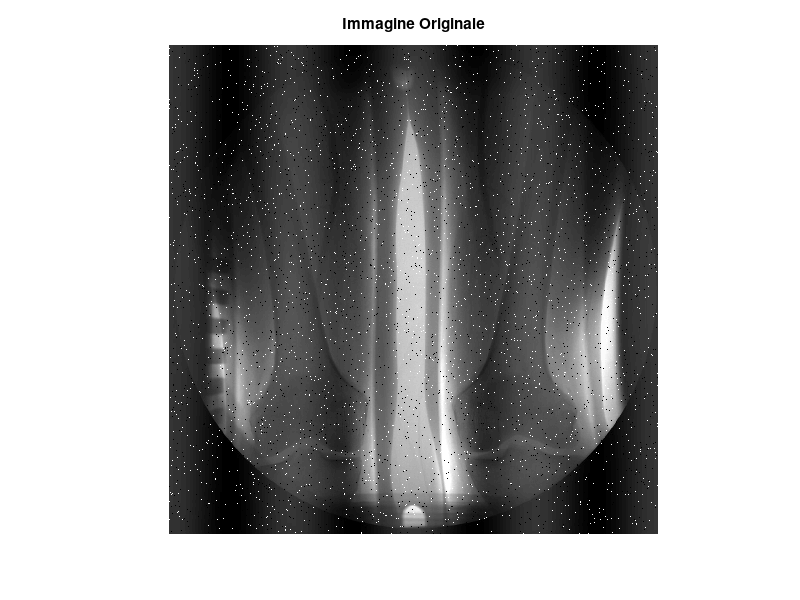
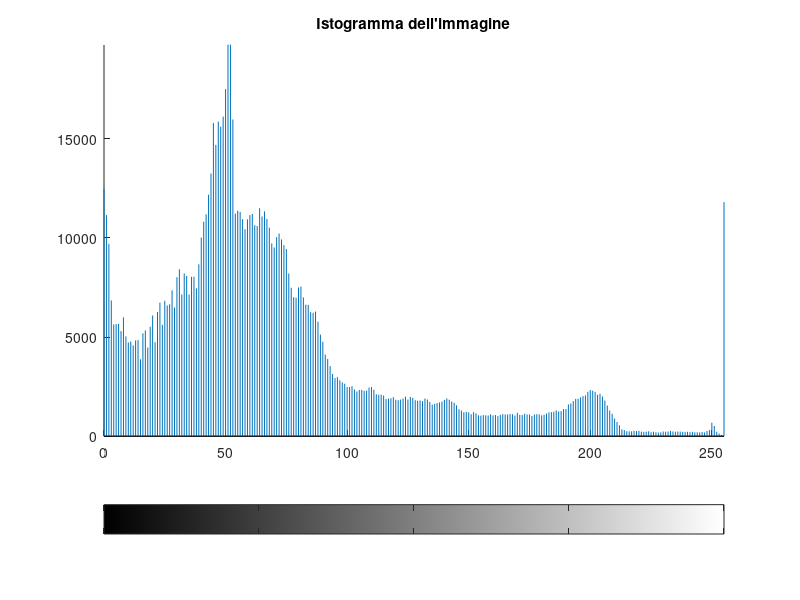
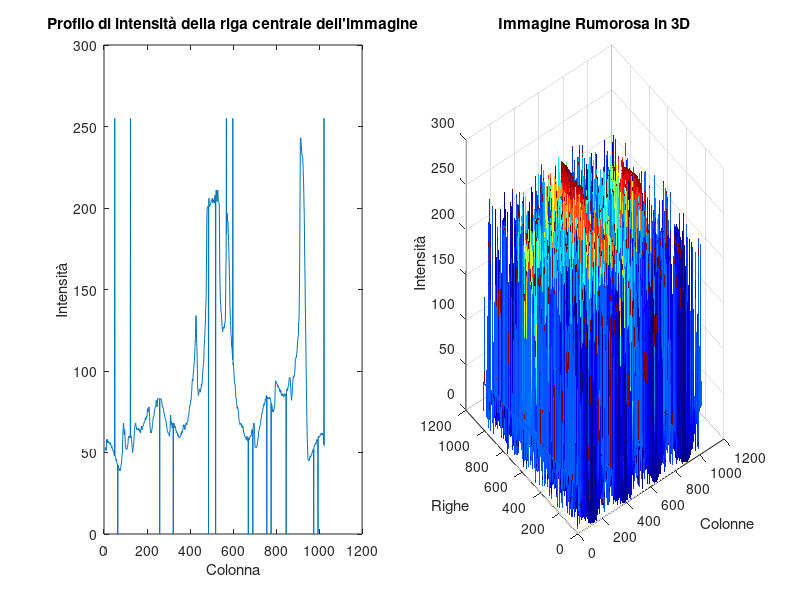
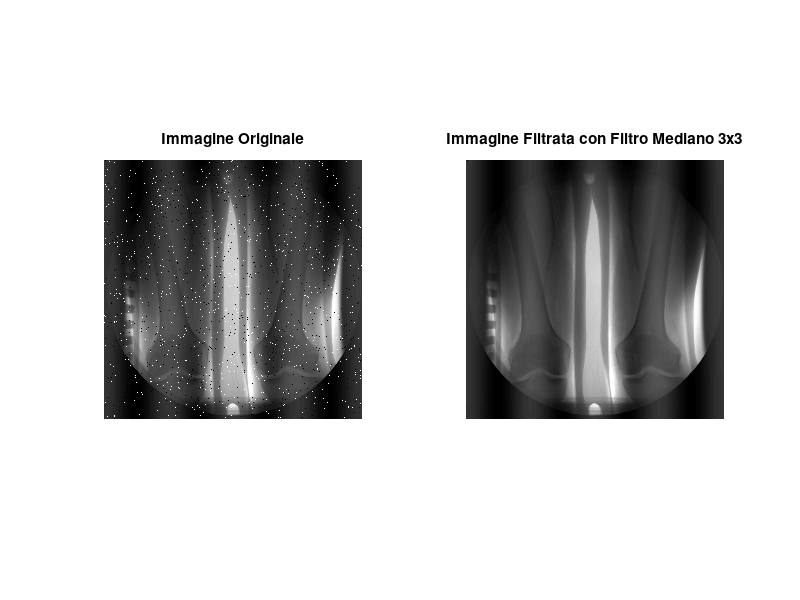

MATLAB code for these plots, in order: (Note: this script raises an error after producing the figures.)
clear;
clc; 
close all;

%% Caricamento dell'immagine dal file .mat

load('es3_2024.mat');
noisy_img = img2; % 1024x1024 uint8

figure;
imshow(noisy_img, []);
title('Immagine Originale');

%% Visualizzazione dell'istogramma dell'immagine
% Dall'istogramma si può notare che l'immagine presenta : picco in corrispondenza del valore 0 e 255, e una campana centrata in 52 (valore più frequente dell'immagine).

figure;
imhist(noisy_img);
title('Istogramma dell''immagine');

%% Visualizzazione del profilo di intensità della riga centrale dell'immagine
% Per visualizzare al meglio come varia l'intensità nell'immagine si è scelto di visualizzare il profilo di intensità della riga centrale, dato che è quella che copre un ampio range di valori.
% Si può notare che il segnale è rumoroso. Infatti presenta degli spike "positivi" (255) e "negativi" campoionati randomicamente. --> Rumore SALE E PEPE
% Per rafforzare questa tesi (e vedere che il rumore non è presente solo nella riga centrale) plotto anche l'intera immagine in uno spazio 3D (terza dimensione = intensità).

row = round(size(noisy_img, 1)/2);
intensity_profile = noisy_img(row, :);

[X, Y] = meshgrid(1:size(noisy_img, 2), 1:size(noisy_img, 1));

figure;
subplot(1, 2, 1);
plot(intensity_profile);
title('Profilo di intensità della riga centrale dell''immagine');
xlabel('Colonna');
ylabel('Intensità');

subplot(1, 2, 2);
surf(X, Y, noisy_img, 'EdgeColor', 'none');
title('Immagine Rumorosa in 3D');
xlabel('Colonne');
ylabel('Righe');
zlabel('Intensità');
colormap jet;

%% Applicazione filtro mediano all'immagine
% Essendo presente rumore di tipo sale e pepe, si è scelto di utilizzare un filtro mediano per la rimozione del rumore.
% Sono state provate diverse dimensioni della finestra del filtro mediano e per ognuna di esse sono stati calcolati il SNR e il PSNR.
% Infine è stata scelta la dimensione della finestra che ha portato a maggiori valori di SNR e PSNR.
% N.B. Per il calcolo delle metriche si è considerata l'immagine filtrata come stima del segnale pulito.


% Calcolo del SNR e del PSNR per diverse dimensioni della finestra del filtro mediano
for window_size = 3:12
    % Applico il filtro mediano con la finestra corrente
    img_filtered = medfilt2(noisy_img, [window_size window_size]);
    
    % Calcolo la potenza del segnale: uso l'immagine filtrata come stima del segnale
    signal_power = mean(img_filtered(:).^2);
    
    % Calcolo la potenza del rumore: differenza tra l'immagine rumorosa e quella filtrata
    noise_power = mean((noisy_img(:) - img_filtered(:)).^2);
    
    % Calcolo del rapporto SNR
    SNR = 10 * log10(signal_power / noise_power);
    
    % Calcolo dell'MSE tra l'immagine rumorosa e quella filtrata
    MSE = mean((noisy_img(:) - img_filtered(:)).^2);
    
    % Calcolo del PSNR
    PSNR = 10 * log10(255^2 / MSE);
    
    % Stampo i risultati per la finestra corrente
    disp(['Window Size: ', num2str(window_size), ' - SNR: ', num2str(SNR), ' dB, PSNR: ', num2str(PSNR), ' dB']);
end

% Scelgo la finestra con i risultati migliori
img_filtered = medfilt2(noisy_img, [3 3]);

%% Risultati post-filtro mediano 3x3
% Dopo aver applicato il filtro mediano 3x3 si può notare che il rumore di tipo sale e pepe è stato rimosso dall'immagine.
% Ciò è confermato anche dal profilo di intensità della riga centrale dell'immagine filtrata e dalla distribuzione 3D dell'immagine filtrata (che risultano piu "smooth")
% Una volta eliminato il rumore sale e pepe, si è più facile vedere come ci sia anche un'altra componente rumorosa.
% Quest'ultima è una sinusoide 2D che varia solo lungo x con ampiezza massima 26 (metà del picco dell'istogramma 52) e frequenza 4/1024 e fase 0. Visibile nella mesh dell'immagine post-filtro mediano.

figure;
subplot(1, 2, 1);
imshow(noisy_img, []);
title('Immagine Originale');

subplot(1, 2, 2);
imshow(img_filtered, []);
title('Immagine Filtrata con Filtro Mediano 3x3');

figure;
subplot(2, 2, 1);
plot(intensity_profile);
title('Profilo di intensità della riga centrale dell''immagine rumorosa');

subplot(2, 2, 2);
intensity_profile_filtered = img_filtered(row, :);
plot(intensity_profile_filtered);
title('Profilo di intensità della riga centrale dell''immagine post-filtro mediano');

subplot(2, 2, 3);
surf(X, Y, noisy_img, 'EdgeColor', 'none');
title('Immagine Rumorosa in 3D');

subplot(2, 2, 4);
surf(X, Y, img_filtered, 'EdgeColor', 'none');
title('Immagine post-filtro mediano in 3D');

%% Calcolo il parametro d con cui è stato aggiunto il rumore all'immagine (noisy_img = imnoise(img, 'salt & pepper', d))

% Conto i pixel neri (0) nell'immagine rumorosa
num_black_noisy = sum(noisy_img(:) == 0);

% Conto i pixel neri (0) nell'immagine filtrata
num_black_filtered = sum(img_filtered(:) == 0);

% Calcolo il numero di pixel "pepper" (neri aggiunti dal rumore)
num_pepper_pixels = num_black_noisy - num_black_filtered;

% Conto i pixel bianchi (255) nell'immagine rumorosa
num_white_noisy = sum(noisy_img(:) == 255);

% Conto i pixel bianchi (255) nell'immagine filtrata
num_white_filtered = sum(img_filtered(:) == 255);

% Calcolo il numero di pixel "salt" (bianchi aggiunti dal rumore)
num_salt_pixels = num_white_noisy - num_white_filtered;

% Calcolo il numero totale di pixel alterati (salt + pepper)
num_altered_pixels = num_salt_pixels + num_pepper_pixels;

% Calcolo la densità del rumore d
total_pixels = numel(noisy_img);  % Numero totale di pixel nell'immagine
d = num_altered_pixels / total_pixels;  % Densità del rumore

% Visualizzo i risultati e i due istogrammi
disp(['Numero di pixel "pepper" (neri): ', num2str(num_pepper_pixels)]);
disp(['Numero di pixel "salt" (bianchi): ', num2str(num_salt_pixels)]);
disp(['Densità totale del rumore d: ', num2str(d)]);

figure;
imhist(noisy_img);
hold on;
imhist(img_filtered);
title('Istogramma dell''immagine rumorosa e dell''immagine filtrata');
legend('Immagine Rumorosa', 'Immagine Filtrata');

%% Mappa del rumore sale e pepe
% Identifico i pixel di rumore "pepper" e "salt" come i pixel neri (0) e bianchi (255) nell'immagine rumorosa che sono stati cambiati dopo il filtraggio.

% Identifico i pixel di rumore "pepper" e "salt"
pepper_map = (noisy_img == 0) & (img_filtered ~= 0); % Pixel neri cambiati dopo il filtraggio
salt_map = (noisy_img == 255) & (img_filtered ~= 255); % Pixel bianchi cambiati dopo il filtraggio

% Visualizzo le mappe di distribuzione del rumore
figure;
subplot(1, 2, 1);
imshow(~pepper_map);
title('Distribuzione dei Pixel "Pepper"');
subplot(1, 2, 2);
imshow(salt_map);
title('Distribuzione dei Pixel "Salt"');

img_filtered = mat2gray(img_filtered); % Immagine filtrata nel range [0, 1] / double per fare la differenza con la sinusoide

%% Creo immagine sinusoidale 2d

amp = 26/255; % 26 (diviso 255 per normalizzare nel range) è la metà del picco nell'istogramma. 
N = 1024;
THETA = 0;
FREQ = 4/1024; % 4 cicli di sinusoide in 1024 pixel
FI = 0;

WA=immcos(amp,N,THETA,FREQ,FI);
WA = WA + min(min(WA)); % Aggiungo (il minimo di WA) un offset per avere valori positivi che vadano da 0 a 52 (come nella sinusoide rumorosa)

%% Differeza tra immagine sinusoidale e immagine filtrata
% La sinusoide è un rumore di tipo additivo, quindi sottraggo la sinusoide all'immagine filtrata per ottenere l'immagine pulita.

diff = imsubtract(img_filtered, WA);
diff = mat2gray(diff);

figure
subplot(1,3,1)
imshow(WA,[])
title('Immagine sinusoidale 2D')
subplot(1,3,2)
imshow(img_filtered)
title('Immagine filtrata')
subplot(1,3,3)
imshow(diff)
title('Differenza tra immagine sinusoidale e immagine filtrata')

%% Visualizzazione dell'istogramma della immagine post-differenza e enhancement dell'immagine
% Come si può notare il picco in corrispondenza del valore 52 è stato rimosso.
% Applico imadjust per migliorare l'istogramma dell'immagine post-differenza.

diff = imadjust(diff, stretchlim(diff), [0 1]);

figure
imhist(diff)
title('Istogramma immagine post-differenza e enhancement')

%% Visualizzo il risultato finale
% Come si può notare l'immagine finale non presenta più la sinusoide 2D e il rumore sale e pepe, rendendo l'immagine in 3D più "smooth".

figure
subplot(3,1,1)
imshow(diff, [])
title('Immagine finale')
subplot(3,1,2)
mesh(diff)
title('Immagine finale in 3D')
subplot(3,1,3)
imhist(diff)
title('Istogramma immagine finale')

figure
imshow(diff, [])
title('Immagine finale')
